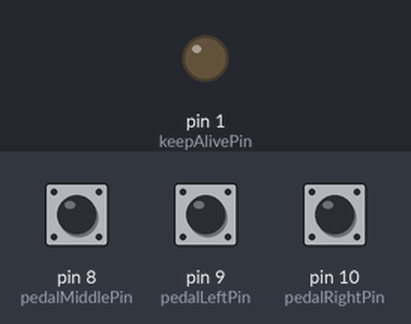
A sketch run on a simulated Arduino Uno, built with avr-gcc and run on an emulated ATmega328P. Shown: output pins drawn as LEDs (lit = HIGH). The inputs (shaded band) are chosen by the test bench; at power-on: pin 8 (pedalMiddlePin) HIGH, pin 9 (pedalLeftPin) HIGH, pin 10 (pedalRightPin) HIGH. No radio packets arrive unless stated.

Above: at 10.0 s.
At 20.5 s:
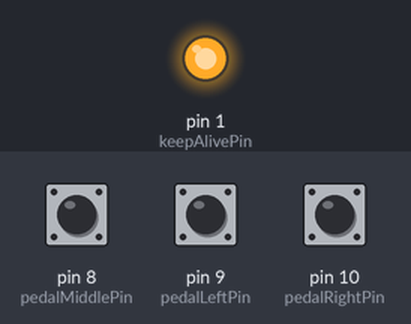
Timing chart, 0 to 27.3 s (numbered marks = the images above):
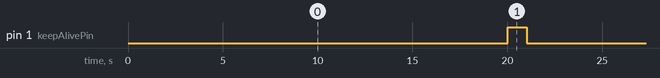

The sketch:

WirelessInfinityPedal.ino
```cpp
#include "Arduino.h"
#include <SPI.h>
#include <RF24.h>
#include "printf.h"

#define DEBUG false
#define KEEP_ALIVE_CIRCUIT_ENABLED true
#define KEEP_ALIVE_ON_INTERVAL 1000
#define KEEP_ALIVE_OFF_INTERVAL 20000

const int keepAlivePin = 1;
const int pedalLeftPin = 9;
const int pedalMiddlePin = 8;
const int pedalRightPin = 10;
const int CEPin = A1;
const int CSPin = A0;
const int pedalPin [] = {pedalLeftPin, pedalMiddlePin, pedalRightPin};

const int PEDAL_COUNT = ( sizeof(pedalPin) / sizeof(int) );

boolean currentPedalVal[PEDAL_COUNT];

boolean isKeepAlive = false;
long keepAliveTimer = 0;

RF24 radio(CEPin, CSPin);
byte addresses[][6] = {"1Node", "2Node"};

void setup() {

  for (int i = 0; i < PEDAL_COUNT; i++) {
    pinMode(pedalPin[i], INPUT_PULLUP);
  }

  pinMode(keepAlivePin, OUTPUT);

  if (DEBUG) {
    Serial.begin(115200);
  }

  // Initiate the radio object
  radio.begin();
  // Set the transmit power to lowest available to prevent power supply related issues
  radio.setPALevel(RF24_PA_MIN);
  // Set the speed of the transmission to the quickest available
  radio.setDataRate(RF24_2MBPS);
  // Use a channel unlikely to be used by Wifi, Microwave ovens etc
  radio.setChannel(124);

  // Open a writing and reading pipe on each radio, with opposite addresses
  radio.openWritingPipe(addresses[1]);
  radio.openReadingPipe(1, addresses[0]);

  if (DEBUG) {
    // For debugging info
    printf_begin();             // needed only once for printing details
    radio.printPrettyDetails(); // (larger) function that prints human readable data
  }
}

void loop() {
  long t = millis();
  byte data = 0x00;

  for (int i = 0; i < PEDAL_COUNT; i++) {
    data |= debounce(i) << PEDAL_COUNT - (i + 1);
  }

  // Ensure we have stopped listening (even if we're not) or we won't be able to transmit
  radio.stopListening();

  radio.write( &data, sizeof(byte) );

  if (KEEP_ALIVE_CIRCUIT_ENABLED) {
    if (isKeepAlive) {
      if (t - keepAliveTimer >= KEEP_ALIVE_ON_INTERVAL) {
        isKeepAlive = false;
        keepAliveTimer = t;
      }
    }
    else {
      if (t - keepAliveTimer >= KEEP_ALIVE_OFF_INTERVAL) {
        isKeepAlive = true;
        keepAliveTimer = t;
      }
    }
  }
  digitalWrite(keepAlivePin, isKeepAlive);

  delay(10);

  if (DEBUG) {
    // Show user what we sent and what we got back
    Serial.print("Sent: ");
    Serial.print(data);
    Serial.print(" Loop Time: ");
    Serial.println(millis() - t);
  }
}

boolean debounce(int thisPedal) {
 boolean current = digitalRead(pedalPin[thisPedal]);
 if (currentPedalVal[thisPedal] != current) {
   delay(5);
   current = digitalRead(pedalPin[thisPedal]);
 }
 currentPedalVal[thisPedal] = current;
 return !current;
}
```

Measured:
- by itself, pin 1 (keepAlivePin): alternates HIGH for 1.0 s and LOW for 20.0 s
